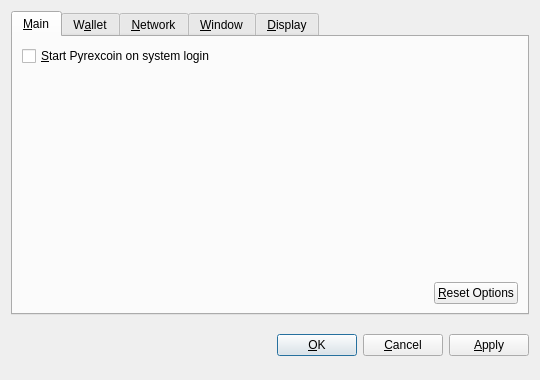
<?xml version="1.0" encoding="UTF-8"?>
<ui version="4.0">
 <class>OptionsDialog</class>
 <widget class="QDialog" name="OptionsDialog">
  <property name="geometry">
   <rect>
    <x>0</x>
    <y>0</y>
    <width>540</width>
    <height>380</height>
   </rect>
  </property>
  <property name="windowTitle">
   <string>Options</string>
  </property>
  <property name="modal">
   <bool>true</bool>
  </property>
  <layout class="QVBoxLayout" name="verticalLayout">
   <item>
    <widget class="QTabWidget" name="tabWidget">
     <property name="tabPosition">
      <enum>QTabWidget::North</enum>
     </property>
     <property name="currentIndex">
      <number>0</number>
     </property>
     <widget class="QWidget" name="tabMain">
      <attribute name="title">
       <string>&amp;Main</string>
      </attribute>
      <layout class="QVBoxLayout" name="verticalLayout_Main">
       <item>
        <widget class="QCheckBox" name="bitcoinAtStartup">
         <property name="toolTip">
          <string>Automatically start Pyrexcoin after logging in to the system.</string>
         </property>
         <property name="text">
          <string>&amp;Start Pyrexcoin on system login</string>
         </property>
        </widget>
       </item>
       <item>
        <spacer name="verticalSpacer_Main">
         <property name="orientation">
          <enum>Qt::Vertical</enum>
         </property>
         <property name="sizeHint" stdset="0">
          <size>
           <width>20</width>
           <height>40</height>
          </size>
         </property>
        </spacer>
       </item>
       <item>
        <layout class="QHBoxLayout" name="horizontalLayout_2_Main">
         <item>
          <spacer name="horizontalSpacer_2_Main">
           <property name="orientation">
            <enum>Qt::Horizontal</enum>
           </property>
           <property name="sizeHint" stdset="0">
            <size>
             <width>40</width>
             <height>20</height>
            </size>
           </property>
          </spacer>
         </item>
         <item>
          <widget class="QPushButton" name="resetButton">
           <property name="toolTip">
            <string>Reset all client options to default.</string>
           </property>
           <property name="text">
            <string>&amp;Reset Options</string>
           </property>
           <property name="autoDefault">
            <bool>false</bool>
           </property>
          </widget>
         </item>
        </layout>
       </item>
      </layout>
     </widget>
     <widget class="QWidget" name="tabWallet">
      <attribute name="title">
       <string>W&amp;allet</string>
      </attribute>
      <layout class="QVBoxLayout" name="verticalLayout_Network">
       <item>
        <widget class="QLabel" name="transactionFeeInfoLabel">
         <property name="text">
          <string>Optional transaction fee per kB that helps make sure your transactions are processed quickly. Most transactions are 1 kB.</string>
         </property>
         <property name="textFormat">
          <enum>Qt::PlainText</enum>
         </property>
         <property name="wordWrap">
          <bool>true</bool>
         </property>
        </widget>
       </item>
       <item>
        <layout class="QHBoxLayout" name="horizontalLayout_1_Main">
         <item>
          <widget class="QLabel" name="transactionFeeLabel">
           <property name="text">
            <string>Pay transaction &amp;fee</string>
           </property>
           <property name="textFormat">
            <enum>Qt::PlainText</enum>
           </property>
           <property name="buddy">
            <cstring>transactionFee</cstring>
           </property>
          </widget>
         </item>
         <item>
          <widget class="BitcoinAmountField" name="transactionFee"/>
         </item>
         <item>
          <spacer name="horizontalSpacer_1_Main">
           <property name="orientation">
            <enum>Qt::Horizontal</enum>
           </property>
           <property name="sizeHint" stdset="0">
            <size>
             <width>40</width>
             <height>20</height>
            </size>
           </property>
          </spacer>
         </item>
        </layout>
       </item>
       <item>
        <widget class="QLabel" name="label">
         <property name="text">
          <string>If you disable the spending of unconfirmed change, the change from a transaction cannot be used until that transaction has at least one confirmation. This also affects how your balance is computed.</string>
         </property>
         <property name="wordWrap">
          <bool>true</bool>
         </property>
        </widget>
       </item>
       <item>
        <widget class="QCheckBox" name="spendZeroConfChange">
         <property name="text">
          <string>Spend unconfirmed change  (experts only)</string>
         </property>
        </widget>
       </item>
       <item>
        <spacer name="verticalSpacer">
         <property name="orientation">
          <enum>Qt::Vertical</enum>
         </property>
         <property name="sizeHint" stdset="0">
          <size>
           <width>20</width>
           <height>40</height>
          </size>
         </property>
        </spacer>
       </item>
      </layout>
     </widget>
     <widget class="QWidget" name="tabNetwork">
      <attribute name="title">
       <string>&amp;Network</string>
      </attribute>
      <layout class="QVBoxLayout" name="verticalLayout_Network">
       <item>
        <widget class="QCheckBox" name="mapPortUpnp">
         <property name="toolTip">
          <string>Automatically open the Pyrexcoin client port on the router. This only works when your router supports UPnP and it is enabled.</string>
         </property>
         <property name="text">
          <string>Map port using &amp;UPnP</string>
         </property>
        </widget>
       </item>
       <item>
        <widget class="QCheckBox" name="connectSocks">
         <property name="toolTip">
          <string>Connect to the Pyrexcoin network through a SOCKS proxy (e.g. when connecting through Tor).</string>
         </property>
         <property name="text">
          <string>&amp;Connect through SOCKS proxy:</string>
         </property>
        </widget>
       </item>
       <item>
        <layout class="QHBoxLayout" name="horizontalLayout_Network">
         <item>
          <widget class="QLabel" name="proxyIpLabel">
           <property name="text">
            <string>Proxy &amp;IP:</string>
           </property>
           <property name="textFormat">
            <enum>Qt::PlainText</enum>
           </property>
           <property name="buddy">
            <cstring>proxyIp</cstring>
           </property>
          </widget>
         </item>
         <item>
          <widget class="QValidatedLineEdit" name="proxyIp">
           <property name="maximumSize">
            <size>
             <width>140</width>
             <height>16777215</height>
            </size>
           </property>
           <property name="toolTip">
            <string>IP address of the proxy (e.g. 127.0.0.1)</string>
           </property>
          </widget>
         </item>
         <item>
          <widget class="QLabel" name="proxyPortLabel">
           <property name="text">
            <string>&amp;Port:</string>
           </property>
           <property name="textFormat">
            <enum>Qt::PlainText</enum>
           </property>
           <property name="buddy">
            <cstring>proxyPort</cstring>
           </property>
          </widget>
         </item>
         <item>
          <widget class="QLineEdit" name="proxyPort">
           <property name="maximumSize">
            <size>
             <width>55</width>
             <height>16777215</height>
            </size>
           </property>
           <property name="toolTip">
            <string>Port of the proxy (e.g. 9050)</string>
           </property>
          </widget>
         </item>
         <item>
          <widget class="QLabel" name="socksVersionLabel">
           <property name="text">
            <string>SOCKS &amp;Version:</string>
           </property>
           <property name="textFormat">
            <enum>Qt::PlainText</enum>
           </property>
           <property name="buddy">
            <cstring>socksVersion</cstring>
           </property>
          </widget>
         </item>
         <item>
          <widget class="QValueComboBox" name="socksVersion">
           <property name="toolTip">
            <string>SOCKS version of the proxy (e.g. 5)</string>
           </property>
          </widget>
         </item>
         <item>
          <spacer name="horizontalSpacer_Network">
           <property name="orientation">
            <enum>Qt::Horizontal</enum>
           </property>
           <property name="sizeHint" stdset="0">
            <size>
             <width>40</width>
             <height>20</height>
            </size>
           </property>
          </spacer>
         </item>
        </layout>
       </item>
       <item>
        <spacer name="verticalSpacer_Network">
         <property name="orientation">
          <enum>Qt::Vertical</enum>
         </property>
         <property name="sizeHint" stdset="0">
          <size>
           <width>20</width>
           <height>40</height>
          </size>
         </property>
        </spacer>
       </item>
      </layout>
     </widget>
     <widget class="QWidget" name="tabWindow">
      <attribute name="title">
       <string>&amp;Window</string>
      </attribute>
      <layout class="QVBoxLayout" name="verticalLayout_Window">
       <item>
        <widget class="QCheckBox" name="minimizeToTray">
         <property name="toolTip">
          <string>Show only a tray icon after minimizing the window.</string>
         </property>
         <property name="text">
          <string>&amp;Minimize to the tray instead of the taskbar</string>
         </property>
        </widget>
       </item>
       <item>
        <widget class="QCheckBox" name="minimizeOnClose">
         <property name="toolTip">
          <string>Minimize instead of exit the application when the window is closed. When this option is enabled, the application will be closed only after selecting Quit in the menu.</string>
         </property>
         <property name="text">
          <string>M&amp;inimize on close</string>
         </property>
        </widget>
       </item>
       <item>
        <spacer name="verticalSpacer_Window">
         <property name="orientation">
          <enum>Qt::Vertical</enum>
         </property>
         <property name="sizeHint" stdset="0">
          <size>
           <width>20</width>
           <height>40</height>
          </size>
         </property>
        </spacer>
       </item>
      </layout>
     </widget>
     <widget class="QWidget" name="tabDisplay">
      <attribute name="title">
       <string>&amp;Display</string>
      </attribute>
      <layout class="QVBoxLayout" name="verticalLayout_Display">
       <item>
        <layout class="QHBoxLayout" name="horizontalLayout_1_Display">
         <item>
          <widget class="QLabel" name="langLabel">
           <property name="text">
            <string>User Interface &amp;language:</string>
           </property>
           <property name="textFormat">
            <enum>Qt::PlainText</enum>
           </property>
           <property name="buddy">
            <cstring>lang</cstring>
           </property>
          </widget>
         </item>
         <item>
          <widget class="QValueComboBox" name="lang">
           <property name="toolTip">
            <string>The user interface language can be set here. This setting will take effect after restarting Pyrexcoin.</string>
           </property>
          </widget>
         </item>
        </layout>
       </item>
       <item>
        <layout class="QHBoxLayout" name="horizontalLayout_2_Display">
         <item>
          <widget class="QLabel" name="unitLabel">
           <property name="text">
            <string>&amp;Unit to show amounts in:</string>
           </property>
           <property name="textFormat">
            <enum>Qt::PlainText</enum>
           </property>
           <property name="buddy">
            <cstring>unit</cstring>
           </property>
          </widget>
         </item>
         <item>
          <widget class="QValueComboBox" name="unit">
           <property name="toolTip">
            <string>Choose the default subdivision unit to show in the interface and when sending coins.</string>
           </property>
          </widget>
         </item>
        </layout>
       </item>
       <item>
        <widget class="QCheckBox" name="displayAddresses">
         <property name="toolTip">
          <string>Whether to show Pyrexcoin addresses in the transaction list or not.</string>
         </property>
         <property name="text">
          <string>&amp;Display addresses in transaction list</string>
         </property>
        </widget>
       </item>
       <item>
        <widget class="QCheckBox" name="coinControlFeatures">
         <property name="toolTip">
          <string>Whether to show coin control features or not.</string>
         </property>
         <property name="text">
          <string>Display coin &amp;control features (experts only!)</string>
         </property>
        </widget>
       </item>
       <item>
        <spacer name="verticalSpacer_Display">
         <property name="orientation">
          <enum>Qt::Vertical</enum>
         </property>
         <property name="sizeHint" stdset="0">
          <size>
           <width>20</width>
           <height>40</height>
          </size>
         </property>
        </spacer>
       </item>
      </layout>
     </widget>
    </widget>
   </item>
   <item>
    <layout class="QHBoxLayout" name="horizontalLayout_Buttons">
     <item>
      <spacer name="horizontalSpacer_1">
       <property name="orientation">
        <enum>Qt::Horizontal</enum>
       </property>
       <property name="sizeHint" stdset="0">
        <size>
         <width>40</width>
         <height>48</height>
        </size>
       </property>
      </spacer>
     </item>
     <item>
      <widget class="QLabel" name="statusLabel">
       <property name="font">
        <font>
         <weight>75</weight>
         <bold>true</bold>
        </font>
       </property>
       <property name="text">
        <string/>
       </property>
       <property name="textFormat">
        <enum>Qt::PlainText</enum>
       </property>
       <property name="wordWrap">
        <bool>true</bool>
       </property>
      </widget>
     </item>
     <item>
      <spacer name="horizontalSpacer_2">
       <property name="orientation">
        <enum>Qt::Horizontal</enum>
       </property>
       <property name="sizeHint" stdset="0">
        <size>
         <width>40</width>
         <height>48</height>
        </size>
       </property>
      </spacer>
     </item>
     <item>
      <widget class="QPushButton" name="okButton">
       <property name="text">
        <string>&amp;OK</string>
       </property>
      </widget>
     </item>
     <item>
      <widget class="QPushButton" name="cancelButton">
       <property name="text">
        <string>&amp;Cancel</string>
       </property>
       <property name="autoDefault">
        <bool>false</bool>
       </property>
      </widget>
     </item>
     <item>
      <widget class="QPushButton" name="applyButton">
       <property name="text">
        <string>&amp;Apply</string>
       </property>
       <property name="autoDefault">
        <bool>false</bool>
       </property>
      </widget>
     </item>
    </layout>
   </item>
  </layout>
 </widget>
 <customwidgets>
  <customwidget>
   <class>BitcoinAmountField</class>
   <extends>QSpinBox</extends>
   <header>bitcoinamountfield.h</header>
  </customwidget>
  <customwidget>
   <class>QValueComboBox</class>
   <extends>QComboBox</extends>
   <header>qvaluecombobox.h</header>
  </customwidget>
  <customwidget>
   <class>QValidatedLineEdit</class>
   <extends>QLineEdit</extends>
   <header>qvalidatedlineedit.h</header>
  </customwidget>
 </customwidgets>
 <resources/>
 <connections/>
</ui>
